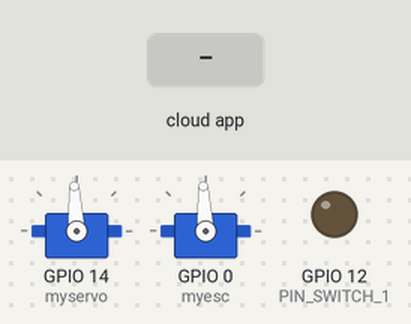
Bench run of a sketch on a simulated ESP8266 (NodeMCU). Parts: 2 × servo, output pins drawn as LEDs (lit = HIGH). Inputs (shaded band) come from the test bench. The RemoteXY app is connected.

Above: at 1.2 s.
1.3 s: the phone or cloud app sets select_1 to 1
At 2.2 s:
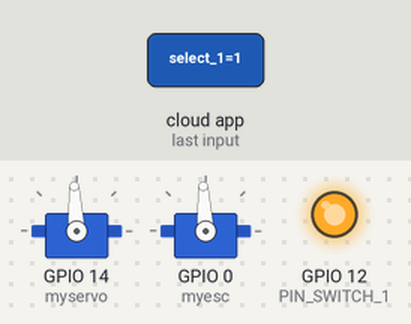
2.8 s: the phone or cloud app sets slider_1 to 50
At 3.3 s:
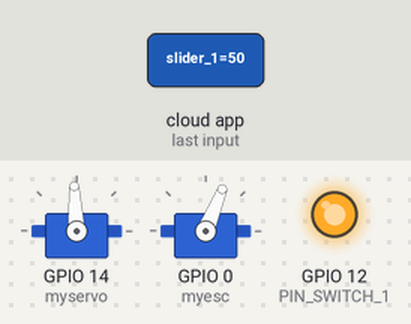
4.3 s: the phone or cloud app sets slider_2 to 25
At 5.5 s:
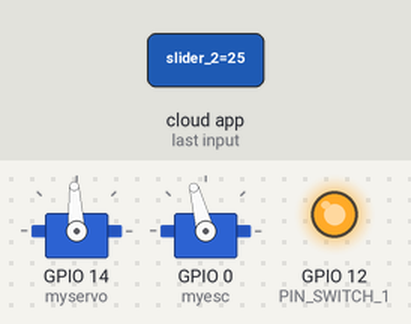
5.8 s: the phone or cloud app sets joystick_1_x to -100
At 6.8 s:
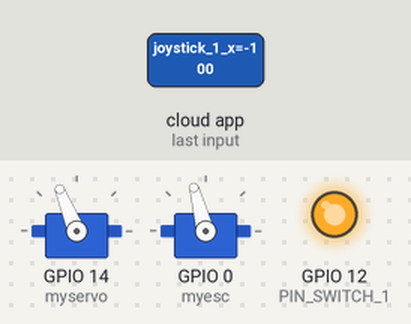
7.3 s: the phone or cloud app sets select_1 to 0
At 7.9 s:
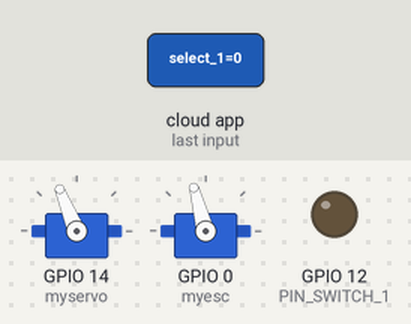
8.8 s: the phone or cloud app sets slider_2 to 0
At 9.1 s:
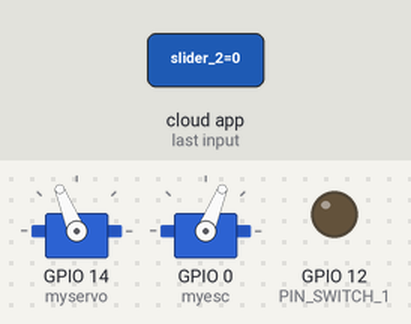
Timing chart, 0 to 11.3 s (numbered marks = the images above; inputs shaded):
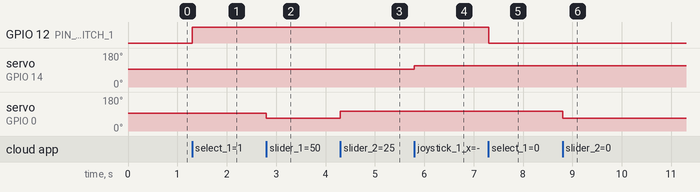

The sketch:

Carlandoo_Local.ino
```cpp
// (licence header left out)
//////////////////////////////////////////////
//        RemoteXY include library          //
//////////////////////////////////////////////

// RemoteXY select connection mode and include library
#define REMOTEXY_MODE__ESP8266WIFI_LIB_POINT
#include <ESP8266WiFi.h>
#include <RemoteXY.h>
#include <Servo.h>

Servo myservo;
Servo myesc;

// RemoteXY connection settings
#define REMOTEXY_WIFI_SSID "Carlandoo"
#define REMOTEXY_WIFI_PASSWORD ""
#define REMOTEXY_SERVER_PORT 6789


// RemoteXY configurate
#pragma pack(push, 1)
uint8_t RemoteXY_CONF[] =
  { 255,5,0,14,0,45,0,8,42,0,
  3,130,29,3,22,12,16,26,4,16,
  0,0,21,63,2,26,4,16,81,0,
  21,63,2,26,5,5,32,23,38,38,
  2,26,31,67,4,54,6,24,5,2,
  26,14 };

// this structure defines all the variables of your control interface
struct {

    // input variable
  uint8_t select_1; // =0 if select position A, =1 if position B, =2 if position C, ...
  int8_t slider_1; // =0..100 slider position
  int8_t slider_2; // =0..100 slider position
  int8_t joystick_1_x; // =-100..100 x-coordinate joystick position
  int8_t joystick_1_y; // =-100..100 y-coordinate joystick position

    // output variable
  char text_1[14];  // string UTF8 end zero

    // other variable
  uint8_t connect_flag;  // =1 if wire connected, else =0

} RemoteXY;
#pragma pack(pop)

/////////////////////////////////////////////
//           END RemoteXY include          //
/////////////////////////////////////////////

#define PIN_SWITCH_1 12   // D6 - connect lights (positive leg) here, negative leg goes in ground


char str[] = "Mins on:";
unsigned long whattime;

void setup()
{
  RemoteXY_Init ();

  pinMode (PIN_SWITCH_1, OUTPUT);

  myservo.attach(14);   // D5 - connect steering servo signal cable here
  myesc.attach(0);      // D3 - connect ESC signal cable here

  Serial.begin(9600);

}

void loop()
{
  RemoteXY_Handler ();

  int steering =  map(RemoteXY.joystick_1_x, -100, 100, 1700, 1300); // steering, max 1700 min 1300
  myservo.writeMicroseconds(steering);

  if ( RemoteXY.slider_2 > 0 )
  {
    int forward =  map(RemoteXY.slider_2, 0, 100, 1500, 2000);   // going forward, max 2000, min 1500 (center)
    myesc.writeMicroseconds(forward);
  }
  else
  {

    int reverse =  map(RemoteXY.slider_1, 0, 100, 1500, 1000);  // going backwards, max 1000, min 1500 (center)
    myesc.writeMicroseconds(reverse);
  }

  whattime = millis() / 60000;
   sprintf (RemoteXY.text_1, "%s %d", str, whattime);             // will display how long the arduino has been on in the interface

   if (RemoteXY.select_1!=0) digitalWrite(PIN_SWITCH_1, HIGH);
  else digitalWrite(PIN_SWITCH_1, LOW);                                     // turns on the lights

}
```

Measured:
- after the input at 1.3 s, GPIO 12 (PIN_SWITCH_1): LOW → HIGH at once
- after the input at 2.8 s, servo on GPIO 0 (myesc): 93° → 68° at once
- after the input at 4.3 s, servo on GPIO 0 (myesc): 68° → 105° at once
- after the input at 5.8 s, servo on GPIO 14 (myservo): 93° → 112° at once
- after the input at 7.3 s, GPIO 12 (PIN_SWITCH_1): HIGH → LOW at once
- after the input at 8.8 s, servo on GPIO 0 (myesc): 105° → 68° at once
